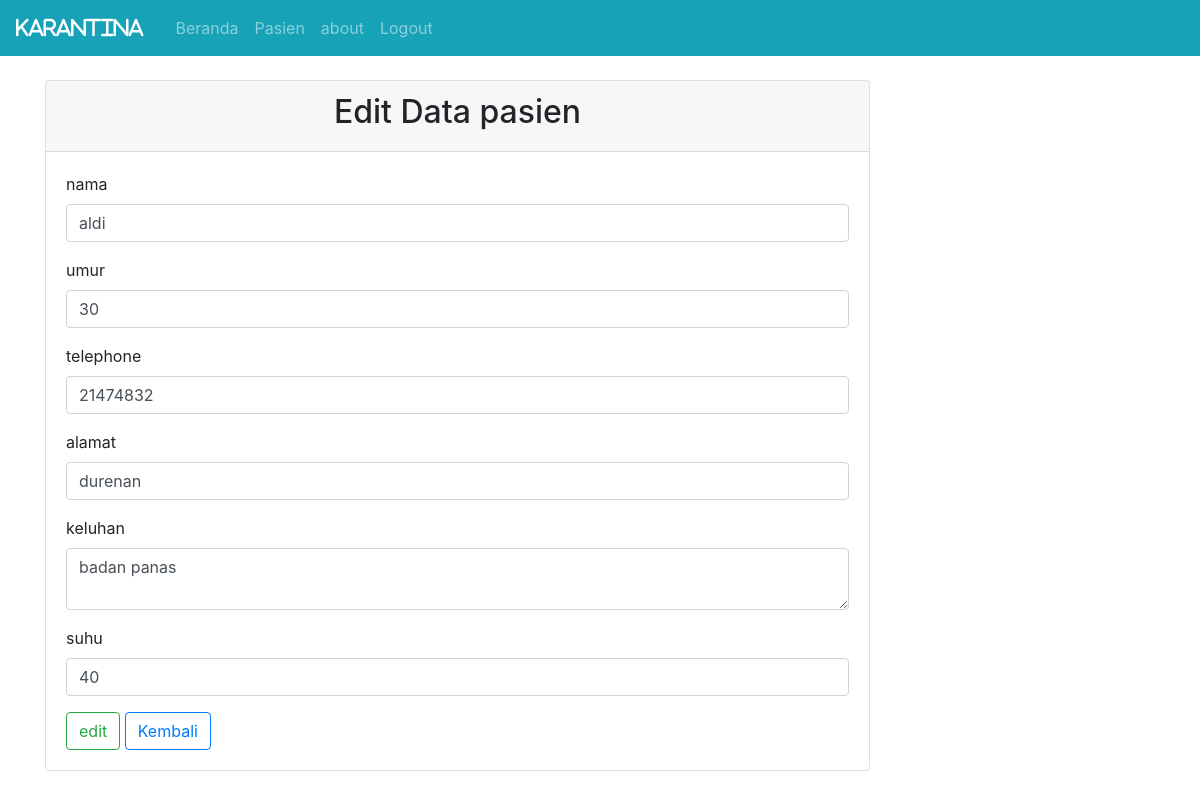
The page /pasien/edit.php?id_pasien=9 on the database its author committed.
### tables this page shows
CREATE TABLE `pasien` (
  `id_pasien` int(3) NOT NULL,
  `nama` varchar(255) NOT NULL,
  `umur` int(8) NOT NULL,
  `telp` int(30) NOT NULL,
  `alamat` varchar(255) NOT NULL,
  `keluhan` text NOT NULL,
  `suhu` int(8) NOT NULL,
  `id_level` int(3) NOT NULL
);

### pasien/edit.php (the view, shortened to what this page needs)
<?php
include '../aset/header.php';
include '../koneksi.php';
$id_pasien = $_GET['id_pasien'];
$sql = mysqli_query($kon, "SELECT * FROM pasien INNER JOIN level on pasien.id_level = level.id_level where id_pasien = $id_pasien");
$pasien = mysqli_fetch_assoc($sql);
?>
<html lang="en">
<head>
</head>
<body>
<div class="container">
 <div class="row mt-4">
  <div class="col-md-9">
   <div class="card">
   <center>
    <div class="card-header">
    <h2>Edit Data pasien</h2>
    </div>
    </center>
    <div class="card-body">
         <form method="post" action="proses-edit.php">
                <div class="form-group">
                 <label for="pasien">nama</label>
                 <input type="text" class="form-control" name="nama" value="<?= $pasien['nama'];?>">
                </div>
                <div class="form-group">
                 <label for="pasien">umur</label>
                 <input type="number" class="form-control" name="umur"  value="<?= $pasien['umur'];?>">
                </div>
                <div class="form-group">
                 <label for="pasien">telephone</label>
                 <input type="number" class="form-control" name="telp"  value="<?= $pasien['telp'];?>">
                </div>
                <div class="form-group">
                 <label for="pasien">alamat</label>
                 <input type="text" class="form-control" name="alamat"  value="<?= $pasien['alamat'];?>">
                </div>
                <div class="form-group">
                 <label for="pasien">keluhan</label>
                 <textarea  type="textarea" name="keluhan"  class="form-control" value="<?= $pasien['keluhan'];?>" required><?= $pasien['keluhan']; ?></textarea>
                </div>
                <div class="form-group">
                 <label for="pasien">suhu</label>
                 <input type="number" class="form-control" name="suhu"  value="<?= $pasien['suhu'];?>">
                </div>
                <button type="submit" class="btn btn-outline-success" name="simpan">edit</button>
                <button type="simpan" class="btn btn-outline-primary" name="kembali">Kembali</button>
                </form>
                </div>
                </div>
                </div>
                </div>
                </div>
</body>
</html>
<?php
include '../aset/footer.php'
?>

### rows shown on the page
pasien: nama "aldi", umur "30", telp "21474832", alamat "durenan", keluhan "badan panas", suhu "40"
